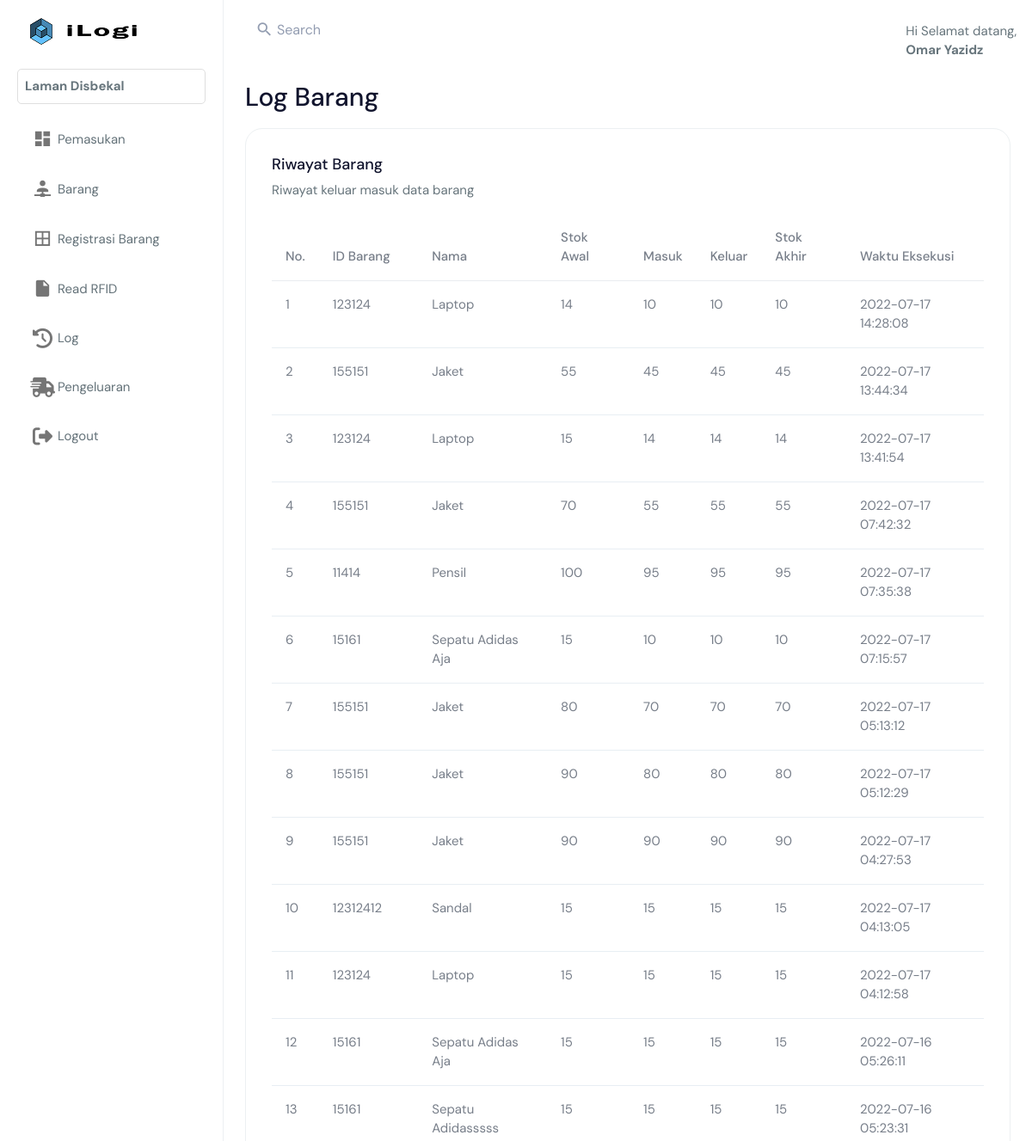
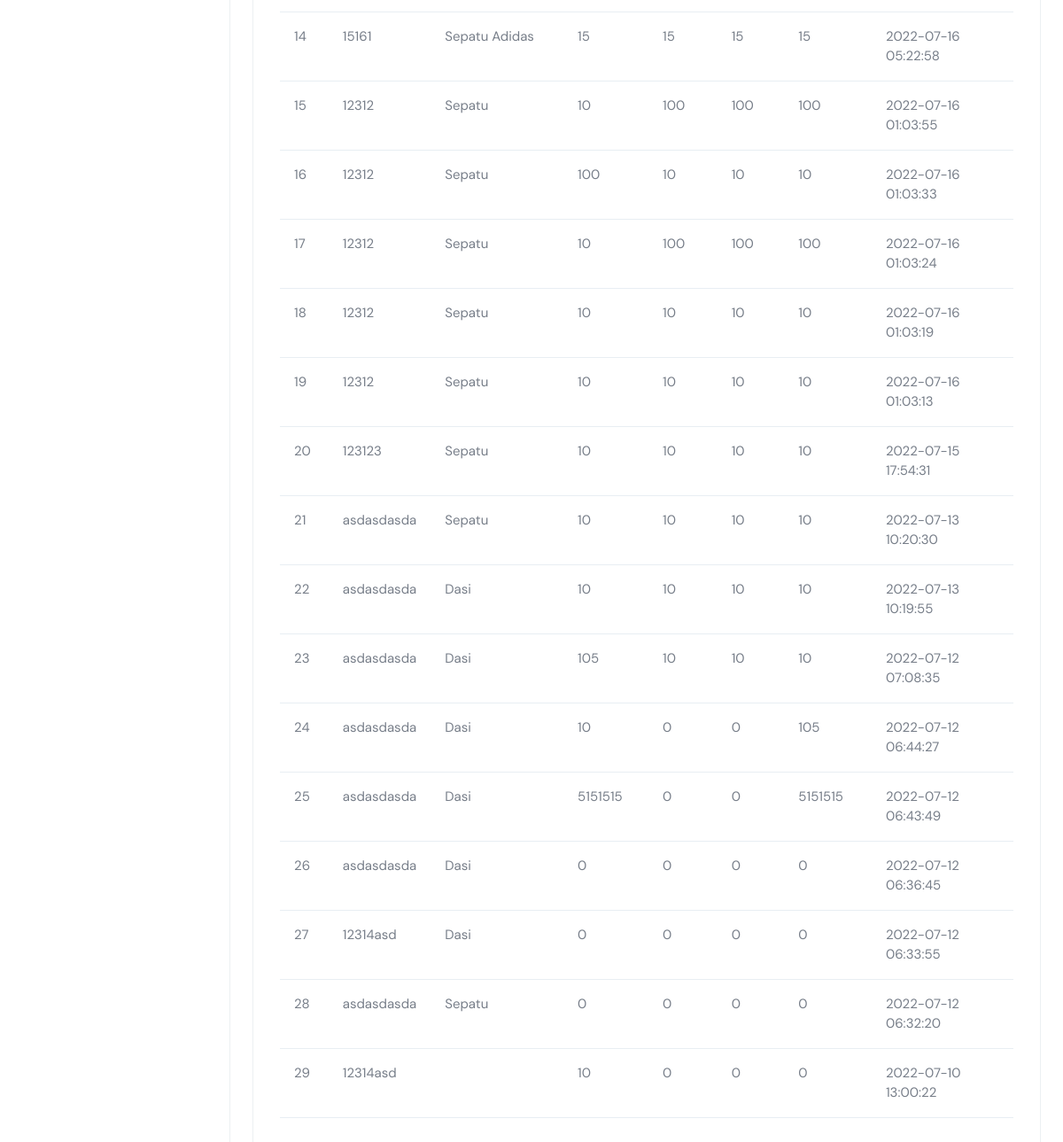
The app's page /index.php?page=log_barang.php (signed in), older data (2 pictures, top to bottom).
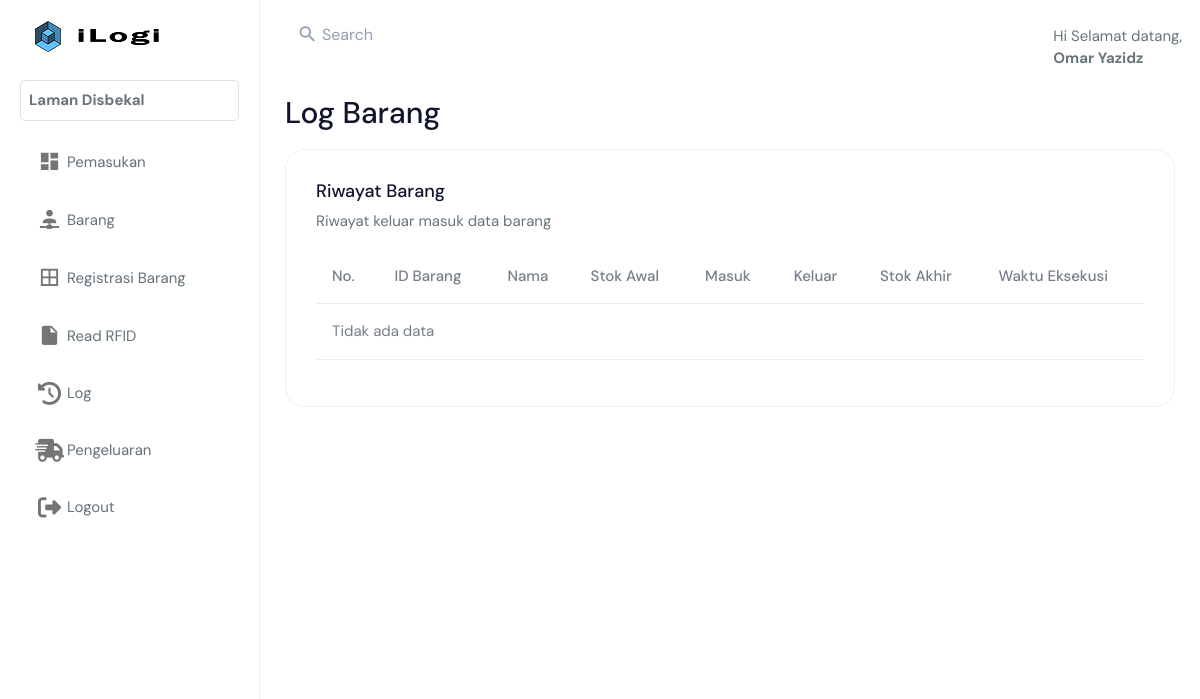
The same page, newer data.
### tables this page shows
CREATE TABLE `log` (
  `id_log` int(11) NOT NULL,
  `id_barang` varchar(11) NOT NULL,
  `nama_lama` varchar(250) NOT NULL,
  `nama_baru` varchar(250) NOT NULL,
  `stok_awal` int(11) NOT NULL,
  `stok_masuk` int(11) NOT NULL,
  `stok_keluar` int(11) NOT NULL,
  `stok_akhir` int(11) NOT NULL,
  `date` timestamp NOT NULL DEFAULT current_timestamp()
);

### log_barang.php (the view, shortened to what this page needs)
<body>
    <div class="page-wrapper">
        <div class="container-fluid">
            <div class="row">
                <div class="col-12">
                    <h1 style="margin:2% 0% 2% 0%">Log Barang</h1>
                    <div class="card">
                        <div class="card-body">
                            <div class="table-responsive">
                                <h4 text-align="left">Riwayat Barang</h4>
                                <p>Riwayat keluar masuk data barang</p>
                                <table class="table">
                                    <thead>
                                        <tr>
                                            <th>No.</th>
                                            <th>ID Barang</th>
                                            <th>Nama</th>
                                            <th>Stok Awal</th>
                                            <th>Masuk</th>
                                            <th>Keluar</th>
                                            <th>Stok Akhir</th>
                                            <th>Waktu Eksekusi</th>
                                        </tr>
                                    </thead>
                                    <tbody>
                                        <?php
                                            include 'database.php';
                                            $no = 1;
                                            $sql = mysqli_query($koneksi,'SELECT * FROM log LEFT JOIN barang USING(id_barang) ORDER BY id_log DESC');
                                            if (mysqli_num_rows($sql) > 0 ) {
                                            while ($row = mysqli_fetch_array($sql)){
                                        ?>
                                            <tr>
                                            <td><?php echo $no++ ?></td>
                                            <td><?php echo $row['id_barang']?></td>
                                            <td><?php echo $row['nama_baru']?></td>
                                            <td><?php echo $row['stok_awal']?></td>
                                            <td><?php echo $row['stok_masuk']?></td>
                                            <td><?php echo $row['stok_keluar']?></td>
                                            <td><?php echo $row['stok_akhir']?></td>
                                            <td><?php echo $row['date']?></td>
                                            </tr>
                                        <?php }
                                        }else { ?>
                                            <tr>
                                                <td colspan="9">Tidak ada data</td>
                                            </tr>
                                        <?php } ?>
                                </tbody>
                            </table>
                            </div>
                        </div>
                    </div>
                </div>
            </div>
        </div>
    </div>
</body>
</html>

Row changes from the older to the newer data that the page shows:
removed log: id_barang "123124", nama_baru "Laptop", stok_awal "14", stok_masuk "10", stok_keluar "10", stok_akhir "10", date "2022-07-17 14:28:08"
removed log: id_barang "155151", nama_baru "Jaket", stok_awal "55", stok_masuk "45", stok_keluar "45", stok_akhir "45", date "2022-07-17 13:44:34"
removed log: id_barang "123124", nama_baru "Laptop", stok_awal "15", stok_masuk "14", stok_keluar "14", stok_akhir "14", date "2022-07-17 13:41:54"
removed log: id_barang "155151", nama_baru "Jaket", stok_awal "70", stok_masuk "55", stok_keluar "55", stok_akhir "55", date "2022-07-17 07:42:32"
removed log: id_barang "11414", nama_baru "Pensil", stok_awal "100", stok_masuk "95", stok_keluar "95", stok_akhir "95", date "2022-07-17 07:35:38"
removed log: id_barang "15161", nama_baru "Sepatu Adidas Aja", stok_awal "15", stok_masuk "10", stok_keluar "10", stok_akhir "10", date "2022-07-17 07:15:57"
removed log: id_barang "155151", nama_baru "Jaket", stok_awal "80", stok_masuk "70", stok_keluar "70", stok_akhir "70", date "2022-07-17 05:13:12"
removed log: id_barang "155151", nama_baru "Jaket", stok_awal "90", stok_masuk "80", stok_keluar "80", stok_akhir "80", date "2022-07-17 05:12:29"
removed log: id_barang "155151", nama_baru "Jaket", stok_awal "90", stok_masuk "90", stok_keluar "90", stok_akhir "90", date "2022-07-17 04:27:53"
removed log: id_barang "12312412", nama_baru "Sandal", stok_awal "15", stok_masuk "15", stok_keluar "15", stok_akhir "15", date "2022-07-17 04:13:05"
removed log: id_barang "123124", nama_baru "Laptop", stok_awal "15", stok_masuk "15", stok_keluar "15", stok_akhir "15", date "2022-07-17 04:12:58"
removed log: id_barang "15161", nama_baru "Sepatu Adidas Aja", stok_awal "15", stok_masuk "15", stok_keluar "15", stok_akhir "15", date "2022-07-16 05:26:11"
removed log: id_barang "15161", nama_baru "Sepatu Adidasssss", stok_awal "15", stok_masuk "15", stok_keluar "15", stok_akhir "15", date "2022-07-16 05:23:31"
removed log: id_barang "15161", nama_baru "Sepatu Adidas", stok_awal "15", stok_masuk "15", stok_keluar "15", stok_akhir "15", date "2022-07-16 05:22:58"
removed log: id_barang "12312", nama_baru "Sepatu", stok_awal "10", stok_masuk "100", stok_keluar "100", stok_akhir "100", date "2022-07-16 01:03:55"
removed log: id_barang "12312", nama_baru "Sepatu", stok_awal "100", stok_masuk "10", stok_keluar "10", stok_akhir "10", date "2022-07-16 01:03:33"
removed log: id_barang "12312", nama_baru "Sepatu", stok_awal "10", stok_masuk "100", stok_keluar "100", stok_akhir "100", date "2022-07-16 01:03:24"
removed log: id_barang "12312", nama_baru "Sepatu", stok_awal "10", stok_masuk "10", stok_keluar "10", stok_akhir "10", date "2022-07-16 01:03:19"
removed log: id_barang "12312", nama_baru "Sepatu", stok_awal "10", stok_masuk "10", stok_keluar "10", stok_akhir "10", date "2022-07-16 01:03:13"
removed log: id_barang "123123", nama_baru "Sepatu", stok_awal "10", stok_masuk "10", stok_keluar "10", stok_akhir "10", date "2022-07-15 17:54:31"
removed log: id_barang "asdasdasda", nama_baru "Sepatu", stok_awal "10", stok_masuk "10", stok_keluar "10", stok_akhir "10", date "2022-07-13 10:20:30"
removed log: id_barang "asdasdasda", nama_baru "Dasi", stok_awal "10", stok_masuk "10", stok_keluar "10", stok_akhir "10", date "2022-07-13 10:19:55"
removed log: id_barang "asdasdasda", nama_baru "Dasi", stok_awal "105", stok_masuk "10", stok_keluar "10", stok_akhir "10", date "2022-07-12 07:08:35"
removed log: id_barang "asdasdasda", nama_baru "Dasi", stok_awal "10", stok_masuk "0", stok_keluar "0", stok_akhir "105", date "2022-07-12 06:44:27"
removed log: id_barang "asdasdasda", nama_baru "Dasi", stok_awal "5151515", stok_masuk "0", stok_keluar "0", stok_akhir "5151515", date "2022-07-12 06:43:49"
removed log: id_barang "asdasdasda", nama_baru "Dasi", stok_awal "0", stok_masuk "0", stok_keluar "0", stok_akhir "0", date "2022-07-12 06:36:45"
removed log: id_barang "12314asd", nama_baru "Dasi", stok_awal "0", stok_masuk "0", stok_keluar "0", stok_akhir "0", date "2022-07-12 06:33:55"
removed log: id_barang "asdasdasda", nama_baru "Sepatu", stok_awal "0", stok_masuk "0", stok_keluar "0", stok_akhir "0", date "2022-07-12 06:32:20"
removed log: id_barang "12314asd", stok_awal "10", stok_masuk "0", stok_keluar "0", stok_akhir "0", date "2022-07-10 13:00:22"
Text that changed along with them:
text now shown: "Tidak ada data"
